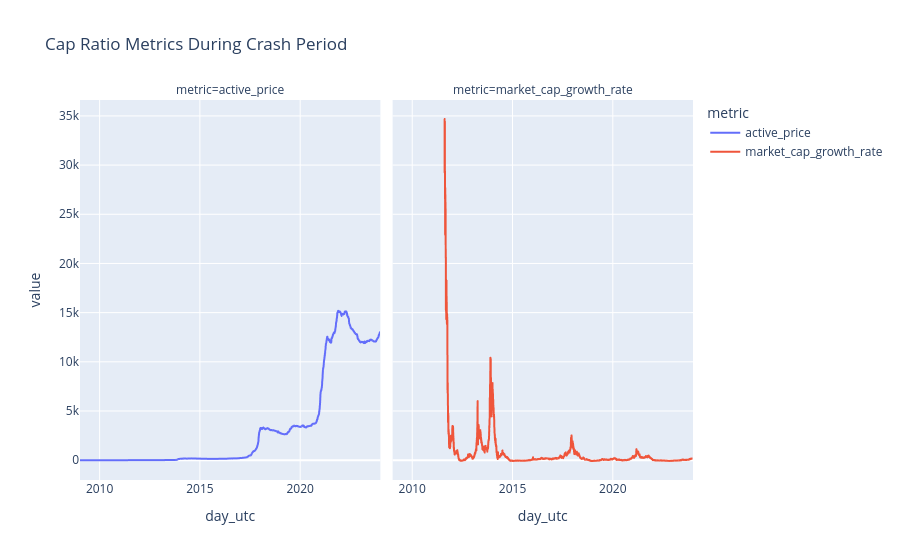

Notebook code for this chart:
### Code cell
px.line(cap_ratio_df.to_pandas(), x='day_utc', y='value', color='metric', title='Cap Ratio Metrics During Crash Period',facet_col="metric", facet_col_wrap=2)

### Figure 1 — Plotly figure (JSON) as saved in the notebook; plotly's stock layout.template omitted (floating-point values rounded to 4 significant figures; data arrays with more than 128 entries replaced by an {"elided": "..."} marker saying what was removed)
{"data": [{"hovertemplate": "metric=active_price<br>day_utc=%{x}<br>value=%{y}<extra></extra>", "legendgroup": "active_price", "line": {"color": "#636efa", "dash": "solid"}, "marker": {"symbol": "circle"}, "mode": "lines", "name": "active_price", "showlegend": true, "type": "scattergl", "x": {"elided": "5470 str values"}, "xaxis": "x", "y": {"elided": "5470 float values"}, "yaxis": "y"}, {"hovertemplate": "metric=market_cap_growth_rate<br>day_utc=%{x}<br>value=%{y}<extra></extra>", "legendgroup": "market_cap_growth_rate", "line": {"color": "#EF553B", "dash": "solid"}, "marker": {"symbol": "circle"}, "mode": "lines", "name": "market_cap_growth_rate", "showlegend": true, "type": "scattergl", "x": {"elided": "4521 str values"}, "xaxis": "x2", "y": {"elided": "4521 float values"}, "yaxis": "y2"}], "layout": {"annotations": [{"font": {}, "showarrow": false, "text": "metric=active_price", "x": 0.245, "xanchor": "center", "xref": "paper", "y": 1, "yanchor": "bottom", "yref": "paper"}, {"font": {}, "showarrow": false, "text": "metric=market_cap_growth_rate", "x": 0.755, "xanchor": "center", "xref": "paper", "y": 1, "yanchor": "bottom", "yref": "paper"}], "legend": {"title": {"text": "metric"}, "tracegroupgap": 0}, "title": {"text": "Cap Ratio Metrics During Crash Period"}, "xaxis": {"anchor": "y", "domain": [0, 0.49], "title": {"text": "day_utc"}}, "xaxis2": {"anchor": "y2", "domain": [0.51, 1], "matches": "x", "title": {"text": "day_utc"}}, "yaxis": {"anchor": "x", "domain": [0, 1], "title": {"text": "value"}}, "yaxis2": {"anchor": "x2", "domain": [0, 1], "matches": "y", "showticklabels": false}}}
